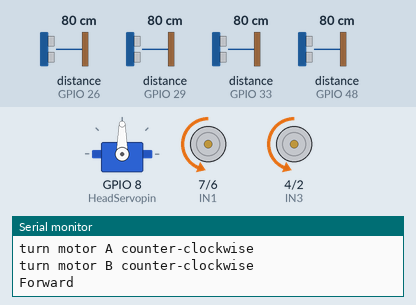
The sketch below on a simulated ESP32-S3. Shown: servo, motor-driver pin pairs drawn as motors (green arrow = first pin HIGH = forward, orange = second pin HIGH = backward, longer = more drive, scaled by the enable pin), the last lines printed to the serial monitor. The inputs (shaded band) are chosen by the test bench; at power-on: distance to the obstacle (sensors on GPIO 26, GPIO 29, GPIO 48, GPIO 33) 80 cm. The echo pulse lasts 58.3 µs per cm.

Above: at 1.3 s.
1.4 s: distance to the obstacle (sensor on GPIO 26) set to 30 cm
2.9 s: distance to the obstacle (sensor on GPIO 26) set to 24 cm
At 4.0 s:
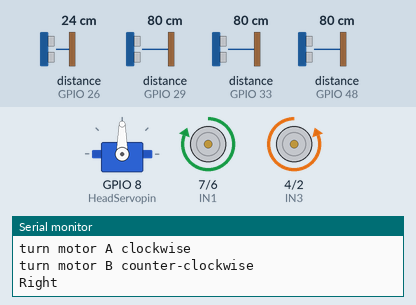
5.9 s: distance to the obstacle (sensor on GPIO 29) set to 28 cm
8.2 s: distance to the obstacle (sensor on GPIO 29) set to 25 cm
At 9.48 s:
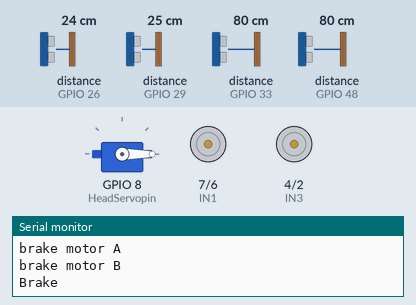
At 10.21 s:
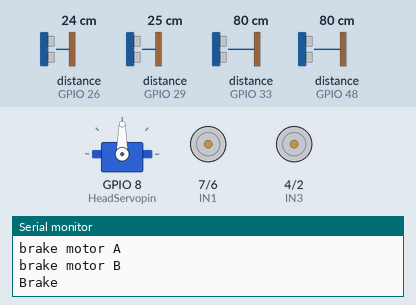
11.2 s: distance to the obstacle (sensor on GPIO 48) set to 27 cm
14.2 s: distance to the obstacle (sensor on GPIO 48) set to 23 cm
At 15.9 s:
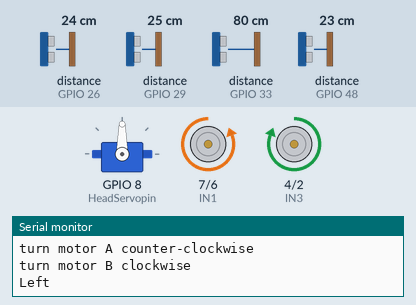
Timing chart, 0 to 18.2 s (numbered marks = the images above; inputs shaded):
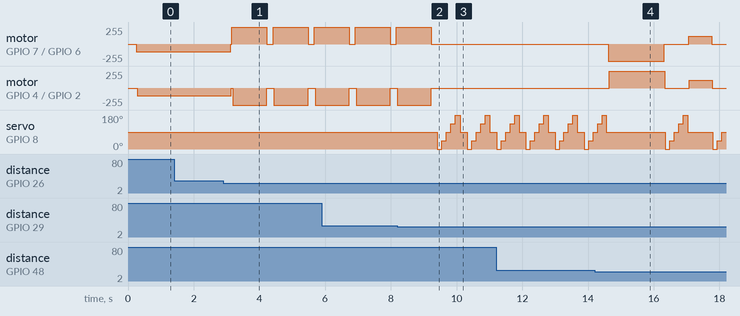

The sketch:

NewPing4Sensors_OBS_v3.ino
```cpp
// ---------------------------------------------------------------------------
// This example code was used to successfully communicate with 15 ultrasonic sensors. You can adjust
// the number of sensors in your project by changing SONAR_NUM and the number of NewPing objects in the
// "sonar" array. You also need to change the pins for each sensor for the NewPing objects. Each sensor
// is pinged at 33ms intervals. So, one cycle of all sensors takes 495ms (33 * 15 = 495ms). The results
// are sent to the "oneSensorCycle" function which currently just displays the distance data. Your project
// would normally process the sensor results in this function (for example, decide if a robot needs to
// turn and call the turn function). Keep in mind this example is event-driven. Your complete sketch needs
// to be written so there's no "delay" commands and the loop() cycles at faster than a 33ms rate. If other
// processes take longer than 33ms, you'll need to increase PING_INTERVAL so it doesn't get behind.
// ---------------------------------------------------------------------------
#include <NewPing.h>
#include <Servo.h>         //servo library

#define telem Serial

Servo headservo;
const int HeadServopin = 8; // signal input of headservo
//const int head_tilt_pin = 3; // signal input for headservo tilt
//sets up servo angles
const int head_fwd = 90;
const int head_lft = 0;
const int head_rt = 180;
const int head_ldiag = 45;
const int head_rdiag = 135;

#define SONAR_NUM     4    			// Number or sensors.
#define MAX_DISTANCE 200   			// Maximum distance (in cm) to ping.
#define PING_INTERVAL 33   			// Milliseconds between sensor pings (29ms is about the min to avoid cross-sensor echo).

unsigned int cm[SONAR_NUM];         // Where the ping distances are stored.
uint8_t currentSensor = 0;          // Keeps track of which sensor is active.

uint8_t obs_array[5];
//const int obsDist = 27;
const int obsDist = 27;
const int sidedistancelimit = 25;
unsigned int cm_head[5];

NewPing sonarll(27, 26, MAX_DISTANCE); // NewPing setup of pins and maximum distance.
NewPing sonarlc(32, 33, MAX_DISTANCE); // NewPing setup of pins and maximum distance.
NewPing sonarlr(28, 29, MAX_DISTANCE); // NewPing setup of pins and maximum distance.
NewPing sonarhd(49, 48, MAX_DISTANCE); // NewPing setup of pins and maximum distance.

//Hardware set the pins
// L298D Motor Controller
#define ENA 5  //enable A on pin 5 (must be a pwm pin)   Speed Control
#define ENB 3  //enable B on pin 3 (must be a pwm pin)   Speed Control

#define IN1 7  //IN1 on pin controls Motor A  Motor A Right Motor (view from front)
#define IN2 6  //IN2 on pin controls Motor A
#define IN3 4  //IN3 on pin conrtols Motor B  Motor B Left Motor (view from front)
#define IN4 2  //IN4 on pin controls Motor B

const int rightmotorpin1 = IN1;  //signal output 1 of Dc motor
const int rightmotorpin2 = IN2;  //signal output 2 of Dc motor
const int leftmotorpin1  = IN3;  //signal output 3 of Dc motor
const int leftmotorpin2  = IN4;  //signal output 4 of Dc motor

int motorSpeed = 45;      //define motor speed parameter which will be mapped as a percentage value
int turnSpeed = 100;      //define turning speed parameter

int Speed;

void setup() {
  telem.begin(9600);

    //signal output port
    //set all of the outputs for the motor driver
    pinMode(IN1, OUTPUT);       // Motor Driver
    pinMode(IN2, OUTPUT);       // Motor Driver
    pinMode(IN3, OUTPUT);       // Motor Driver
    pinMode(IN4, OUTPUT);       // Motor Driver

  // headservo interface
  headservo.attach(HeadServopin);
  headservo.write(head_fwd);
  delay(100);

}

void loop() {
    cm[0] = 0;
    unsigned int uS = sonarll.ping();
    cm[0] = uS / US_ROUNDTRIP_CM;
	delay(PING_INTERVAL);

    cm[1] = 0;
    uS = sonarlc.ping();
    cm[1] = uS / US_ROUNDTRIP_CM;
	delay(PING_INTERVAL);

    cm[2] = 0;
    uS = sonarlr.ping();
    cm[2] = uS / US_ROUNDTRIP_CM;
	delay(PING_INTERVAL);

    cm[3] = 0;
    uS = sonarhd.ping();
    cm[3] = uS / US_ROUNDTRIP_CM;
	delay(PING_INTERVAL);

  // The rest of your code would go here.
  oneSensorCycle(); // Sensor ping cycle complete, do something with the results.

}


void oneSensorCycle() { // Sensor ping cycle complete, do something with the results.
  for (uint8_t i = 0; i < SONAR_NUM; i++) {
    telem.print(i);
    telem.print("=");
    telem.print(cm[i]);
    telem.print("cm ");
  }
  telem.println();
  for (uint8_t i = 0; i < SONAR_NUM; i++) {
    if(cm[i] < obsDist) {
      obs_array[i] = 1;
    } else {
      obs_array[i] = 0;}
    telem.print(obs_array[i]);
    telem.print("  ");
  }
  telem.println();

  decide_direction();
}

void decide_direction() {
  if(obs_array[3] == 1 && obs_array[0] == 0 && obs_array[1] == 0 && obs_array[2] == 0) {
       telem.println("OBSTACLE HEIGHT - STOP or REVERSE");
       head_distance();
       return;
     }
  if(obs_array[0] == 1 && obs_array[2] == 1) {
       telem.println("STOP or Reverse ");
       brake();
       head_distance();
       return;
   }
  if(obs_array[3] == 0 && obs_array[0] == 0 && obs_array[1] == 0 && obs_array[2] == 0) {
       telem.println("NO OBSTACLES");
       moveForward(motorSpeed);
       return;
   }
  if(obs_array[0] == 1  && obs_array[1] == 0  && obs_array[2] == 0) {
       telem.println("33% Left Blocked");
       brake();
       body_rturn(turnSpeed);
       delay(1000);
       brake();
       return;
   }
  if(obs_array[0] == 0  && obs_array[1] == 0  && obs_array[2] == 1) {
       telem.println("33% Right Blocked");
       brake();
       body_lturn(turnSpeed);
       delay(1000);
       brake();
       return;
   }
  if(obs_array[0] == 1  && obs_array[1] == 1  && obs_array[2] == 0) {
       telem.println("50% Left Blocked");
       brake();
       body_rturn(turnSpeed);
       delay(1500);
       brake();
       return;
   }
  if(obs_array[0] == 0  && obs_array[1] == 1  && obs_array[2] == 1) {
       telem.println("50% Right Blocked");
       brake();
       body_lturn(turnSpeed);
       delay(1500);
       brake();
       return;
   }
}

void head_distance() {
    headservo.write(head_lft);
	delay(100);
    cm_head[0]=sonarhd.ping() / US_ROUNDTRIP_CM;
    delay(PING_INTERVAL);

    headservo.write(head_ldiag);
	delay(100);
    cm_head[1]=sonarhd.ping() / US_ROUNDTRIP_CM;
    delay(PING_INTERVAL);

    headservo.write(head_fwd);
	delay(100);
    cm_head[2]=sonarhd.ping() / US_ROUNDTRIP_CM;
    delay(PING_INTERVAL);

    headservo.write(head_rdiag);
	delay(100);
    cm_head[3]= sonarhd.ping() / US_ROUNDTRIP_CM;
    delay(PING_INTERVAL);

    headservo.write(head_rt);
	delay(100);
    cm_head[4]=sonarhd.ping() / US_ROUNDTRIP_CM;
    delay(PING_INTERVAL);

    headservo.write(head_fwd);

  for (uint8_t i = 0; i < 5; i++) {
    telem.print(i);
    telem.print("=");
    telem.print(cm_head[i]);
    telem.print("cm Head");
  }
  telem.println();

  decide_direction_head();
}

void decide_direction_head() {
  brake();

  if(obs_array[0] == 1 && obs_array[1] == 1 && obs_array[2] == 1 && obs_array[3] == 1 && obs_array[4] == 1) {
       telem.println("All Directions Blocked - REVERSE");
       moveBackward(motorSpeed);
	   delay(500);
       return;
   }

  if(cm_head[0] > cm_head[4] &&  cm_head[0] > cm_head[2] ) {
       telem.println("Head - turn left ");
       body_lturn(turnSpeed);
       delay(1500);
       return;
   }

  if(cm_head[4] > cm_head[0] &&  cm_head[4] > cm_head[0] ) {
       telem.println("Head - turn right");
       body_rturn(turnSpeed);
       delay(1500);
       return;
   }

  if(cm_head[1] > cm_head[3] &&  cm_head[1] > cm_head[2] ) {
       telem.println("Head - turn left ");
       body_lturn(turnSpeed);
       delay(1500);
       return;
   }

  if(cm_head[3] > cm_head[1] &&  cm_head[3] > cm_head[0] ) {
       telem.println("Head - turn right");
       body_rturn(turnSpeed);
       delay(1500);
       return;
   }

  if (cm_head[4] < sidedistancelimit && cm_head[0] < sidedistancelimit && cm_head[2] < obsDist) {
      moveBackward(motorSpeed);
	  delay(500);
      return;
  }
}


//******************   moveForward *******************
void moveForward(int Speed)
{
   // int motorSpeed);  // change the 15 to the Speed variable, and put Speed int the function call command arguments.
    //also add delayTime for example like this:   moveForward(int delayTime, int motorSpeed)

    motorA(2, Speed);  //have motor A turn clockwise at % speed, , call motor control method
    motorB(2, Speed);  //have motor B turn clockwise at % speed
    telem.println("Forward");
}
void moveBackward(int Speed)
{
    motorA(1, Speed);  //have motor A turn counterclockwise
    motorB(1, Speed);  //have motor B turn counterclockwise
    telem.println("Backward");
}
void body_rturn(int Speed)
{
   motorA(1, Speed);  //have motor A turn counterclockwise
   motorB(2, Speed);  //have motor B turn clockwise
   telem.println("Right");
}
   void body_lturn(int Speed)
{
   motorA(2, Speed);  //have motor A turn clockwise
   motorB(1, Speed);  //have motor B turn counterclockwise
   telem.println("Left");
}

void brake()
{
    motorA(3, 100);  //brake motor A with 100% braking power, call motor control method
    motorB(3, 100);  //brake motor B with 100% braking power, call motor control method
    telem.println("Brake");
}

//******************   Motor A control   *******************
void motorA(int mode, int percent)
{
 // Method that will accept mode and speed in percentage.
 // mode: The 3 modes are 0) coast  1) Clockwise motor  2) Counter-clockwise 3) brake
 // percent: The speed of the motor in percentage value for the PWM.
  //change the percentage range of 0 -> 100 into the PWM
  //range of 0 -> 255 using the map function
  int duty = map(percent, 0, 100, 0, 255);

  switch(mode)
  {
    case 0:  //disable/coast
      digitalWrite(ENA, LOW);  //set enable low to disable A
      telem.println("Disable/coast A");
      break;

    case 1:  //turn clockwise
      //setting IN1 high connects motor lead 1 to +voltage
      digitalWrite(IN1, HIGH);

      //setting IN2 low connects motor lead 2 to ground
      digitalWrite(IN2, LOW);

      //use pwm to control motor speed through enable pin
      analogWrite(ENA, duty);
      telem.println("turn motor A clockwise");

      break;

    case 2:  //turn counter-clockwise
      //setting IN1 low connects motor lead 1 to ground
      digitalWrite(IN1, LOW);

      //setting IN2 high connects motor lead 2 to +voltage
      digitalWrite(IN2, HIGH);

      //use pwm to control motor speed through enable pin
      analogWrite(ENA, duty);
      telem.println("turn motor A counter-clockwise");

      break;

    case 3:  //brake motor
      //setting IN1 low connects motor lead 1 to ground
      digitalWrite(IN1, LOW);

      //setting IN2 high connects motor lead 2 to ground
      digitalWrite(IN2, LOW);

      //use pwm to control motor braking power
      //through enable pin
      analogWrite(ENA, duty);
      telem.println("brake motor A");

      break;
  }
}
//**********************************************************
//******************   Motor B control   *******************
  void motorB(int mode, int percent)
{
  //change the percentage range of 0 -> 100 into the PWM
  //range of 0 -> 255 using the map function
  int duty = map(percent, 0, 100, 0, 255);

  switch(mode)
  {
    case 0:  //disable/coast
      digitalWrite(ENB, LOW);  //set enable low to disable B
      telem.println("Disable/coast B");
      break;

    case 1:  //turn clockwise
      //setting IN3 high connects motor lead 1 to +voltage
      digitalWrite(IN3, HIGH);

      //setting IN4 low connects motor lead 2 to ground
      digitalWrite(IN4, LOW);

      //use pwm to control motor speed through enable pin
      analogWrite(ENB, duty);
           telem.println("turn motor B clockwise");

      break;

    case 2:  //turn counter-clockwise
      //setting IN3 low connects motor lead 1 to ground
      digitalWrite(IN3, LOW);

      //setting IN4 high connects motor lead 2 to +voltage
      digitalWrite(IN4, HIGH);

      //use pwm to control motor speed through enable pin
      analogWrite(ENB, duty);
       telem.println("turn motor B counter-clockwise");

      break;

    case 3:  //brake motor
      //setting IN3 low connects motor lead 1 to ground
      digitalWrite(IN3, LOW);

      //setting IN4 high connects motor lead 2 to ground
      digitalWrite(IN4, LOW);

      //use pwm to control motor braking power
      //through enable pin
      analogWrite(ENB, duty);
      telem.println("brake motor B");
      break;
  }
}
```

Measured:
- the behaviour switches between 27 and 26 cm on distance to the obstacle (sensor on GPIO 26) (found by bisection; images 0 and 1)
- the behaviour switches between 27 and 26 cm on distance to the obstacle (sensor on GPIO 29) (found by bisection; images 1 and 2)
- the behaviour switches between 25 and 24 cm on distance to the obstacle (sensor on GPIO 48) (found by bisection; images 3 and 4)
- after the input at 2.9 s, motor on GPIO 7 (IN1) / GPIO 6 (IN2): alternates forward 255/255 for 1.1 s and stopped for 0.19 s, starting after 0.23 s; motor on GPIO 4 (IN3) / GPIO 2 (IN4): alternates backward 255/255 for 1.1 s and stopped for 0.21 s, starting after 0.24 s
- after the input at 8.2 s, motor on GPIO 7 (IN1) / GPIO 6 (IN2), motor on GPIO 4 (IN3) / GPIO 2 (IN4): goes on until 9.2 s, then stays stopped; servo on GPIO 8 (HeadServopin): 90° → 0° after 1.2 s, → 45° 0.14 s later, → 90° 0.14 s later, → 135° 0.14 s later, … (12 changes in this stretch)
- after the input at 14.2 s, motor on GPIO 7 (IN1) / GPIO 6 (IN2): stopped → backward 255/255 after 0.41 s, → stopped 1.7 s later, → forward 114/255 0.74 s later, → stopped 0.70 s later; motor on GPIO 4 (IN3) / GPIO 2 (IN4): stopped → forward 255/255 after 0.45 s, → stopped 1.7 s later, → forward 114/255 0.75 s later, → stopped 0.69 s later
